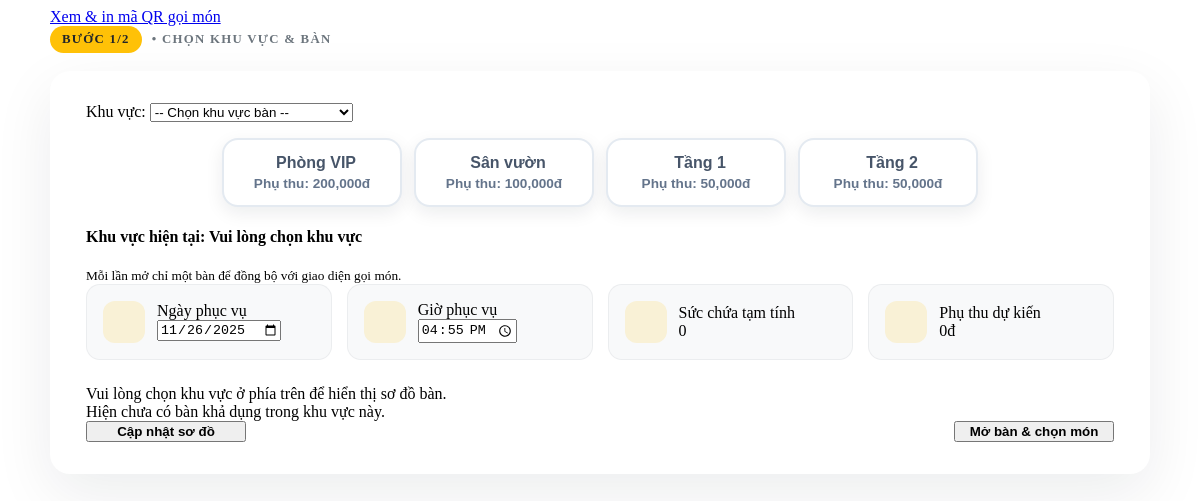
The app's page /Admin/kaiadmin-lite-1.2.0/page/donhang/moBan.php with its own data.
### tables this page shows
CREATE TABLE `khuvucban` (
  `MaKV` int(11) NOT NULL,
  `TenKV` varchar(100) NOT NULL,
  `MoTa` text DEFAULT NULL,
  `TrangThai` enum('active','inactive') DEFAULT 'active',
  `PhuThu` decimal(10,2) DEFAULT 0.00
);

### Admin/kaiadmin-lite-1.2.0/class/clsconnect.php (called while the page is built, shortened)
<?php
if (class_exists('connect_db')) {
    return;
}
class connect_db
{
    private static $sharedConnection = null;
    private $conn;
    private $host = "localhost";
    private $user = "root";
    private $pass = "";
    private $db = "hceeab2b55_restaurant";
    public function __construct()
    {
        if (self::$sharedConnection instanceof mysqli) {
            $this->conn = self::$sharedConnection;
        } else {
            $this->conn = mysqli_connect($this->host, $this->user, $this->pass, $this->db);
            mysqli_set_charset($this->conn, "utf8");
            self::$sharedConnection = $this->conn;
        }
    }
    public function xuatdulieu($sql)
    {
        $arr = [];
        $link = $this->conn;
        $result = $link->query($sql);
        if ($result->num_rows) {
            while ($row = $result->fetch_assoc()) {
                $arr[] = $row;
            }
        }
        return $arr;
    }
}
?>

### Admin/kaiadmin-lite-1.2.0/class/clsDonHang.php (called while the page is built, shortened)
<?php
require_once 'clsconnect.php';
class clsDonHang
{
    private $db;
    public function __construct()
    {
        $this->db = new connect_db();
        $this->ensureSchema();
    }
    private function ensureSchema(): void
    {
        $this->ensureTableQrColumns();
    }
    private function ensureInventoryConsumptionTable(): void
    {
        $table = 'inventory_consumption_log';
        if ($this->db->tableExists($table)) {
            return;
        }
        $sql = <<<SQL
CREATE TABLE IF NOT EXISTS `inventory_consumption_log` (
    `id` INT AUTO_INCREMENT PRIMARY KEY,
    `idDH` INT NOT NULL,
    `idCTDH` INT NULL,
    `matonkho` INT NOT NULL,
    `maCTNK` INT NULL,
    `so_luong` DOUBLE NOT NULL,
    `created_at` DATETIME DEFAULT CURRENT_TIMESTAMP,
    CONSTRAINT `fk_inventory_order` FOREIGN KEY (`idDH`) REFERENCES `donhang`(`idDH`) ON DELETE CASCADE,
    CONSTRAINT `fk_inventory_item` FOREIGN KEY (`idCTDH`) REFERENCES `chitietdonhang`(`idCTDH`) ON DELETE SET NULL,
    CONSTRAINT `fk_inventory_batch` FOREIGN KEY (`maCTNK`) REFERENCES `chitietnhapkho`(`maCTNK`) ON DELETE SET NULL
) ENGINE=InnoDB DEFAULT CHARSET=utf8mb4 COLLATE=utf8mb4_unicode_ci;
SQL;
        $this->db->executeRaw($sql);
    }
    private function ensureItemStatusLogTable(): void
    {
        $table = 'donhang_item_status_log';
        if ($this->db->tableExists($table)) {
            return;
        }
        $sql = <<<SQL
CREATE TABLE IF NOT EXISTS `donhang_item_status_log` (
    `id` INT AUTO_INCREMENT PRIMARY KEY,
    `idCTDH` INT NOT NULL,
    `idDH` INT NOT NULL,
    `old_status` VARCHAR(32) NULL,
    `new_status` VARCHAR(32) NOT NULL,
    `changed_by` INT NULL,
    `changed_at` DATETIME DEFAULT CURRENT_TIMESTAMP,
    `source` ENUM('front','kitchen','system') DEFAULT 'system',
    CONSTRAINT `fk_item_log_item` FOREIGN KEY (`idCTDH`) REFERENCES `chitietdonhang`(`idCTDH`) ON DELETE CASCADE,
    CONSTRAINT `fk_item_log_order` FOREIGN KEY (`idDH`) REFERENCES `donhang`(`idDH`) ON DELETE CASCADE
) ENGINE=InnoDB DEFAULT CHARSET=utf8mb4 COLLATE=utf8mb4_unicode_ci;
SQL;
        $this->db->executeRaw($sql);
    }
    private function ensureColumn(string $table, string $column, string $alterStatement): void
    {
        if ($this->db->hasColumn($table, $column)) {
            return;
        }
        $sql = sprintf("ALTER TABLE `%s` %s", $table, $alterStatement);
        $this->db->executeRaw($sql);
    }
    private function ensureTableQrColumns(): void
    {
        $existingIndex = $this->db->xuatdulieu("SHOW INDEX FROM `ban` WHERE Key_name = 'uniq_qr_token'");
    }
}

### Admin/kaiadmin-lite-1.2.0/page/donhang/moBan.php (the view, shortened to what this page needs)
<?php
require_once __DIR__ . '/../../class/clsconnect.php';
require_once __DIR__ . '/../../class/clsdatban.php';
require_once __DIR__ . '/../../class/clsDonHang.php';
$db = new connect_db();
$orderService = new clsDonHang();
$step = 1;
$defaultDateTime = date('Y-m-d H:i:s');
$flow = isset($_SESSION['open_table_flow']) && is_array($_SESSION['open_table_flow'])
    ? $_SESSION['open_table_flow']
    : [];
$editingSelection = !empty($flow['editing_selection']);
if (!isset($flow['booking']) || !is_array($flow['booking'])) {
    $flow['booking'] = [
        'khuvuc' => 0,
        'datetime' => $defaultDateTime,
        'tables' => [],
        'total_surcharge' => 0,
        'people_count' => 0,
        'table_label' => ''
    ];
}
$storedDatetime = $flow['booking']['datetime'] ?? $defaultDateTime;
$selectedDateTimeObj = DateTime::createFromFormat('Y-m-d H:i:s', $storedDatetime);
$selectedDate = $selectedDateTimeObj->format('Y-m-d');
$selectedTime = $selectedDateTimeObj->format('H:i');
$previousSelectedArea = isset($flow['booking']['khuvuc']) ? (string)$flow['booking']['khuvuc'] : '';
$selectedArea = $previousSelectedArea;
try {
    $areas = $db->xuatdulieu("SELECT MaKV, TenKV, PhuThu FROM khuvucban WHERE TrangThai = 'active' ORDER BY TenKV");
} catch (Exception $e) {
    $areas = [];
}
$currentAreaName = 'Vui lòng chọn khu vực';
$orderedZones = [];
$areaIconMap = [
    1 => 'fa-building',
    2 => 'fa-layer-group',
    3 => 'fa-tree',
    4 => 'fa-crown'
];
?>
<div class="container py-4">
    <?php if ($step === 1): ?>
        <div class="open-table-container py-4">
            <div class="d-flex justify-content-end mb-3">
                <a href="index.php?page=table_qr" class="btn btn-outline-primary" target="_blank">
                    <i class="fas fa-qrcode me-2"></i>Xem &amp; in mã QR gọi món
                </a>
            </div>
            <div class="step-progress"><span class="badge-step">Bước 1/2</span> • Chọn khu vực &amp; bàn</div>
            <form method="POST" class="flow-card" id="openTableForm">
                <div class="text-center mb-4">
                    <div class="d-inline-flex flex-wrap align-items-center gap-2">
                        <label class="fw-semibold text-muted mb-0"><i class="fas fa-chair me-2 text-warning"></i>Khu vực:</label>
                        <select name="khuvuc" class="form-select w-auto shadow-sm rounded-pill border-0 px-3" onchange="document.getElementById('form_action').value='refresh'; this.form.submit();">
                            <option value="">-- Chọn khu vực bàn --</option>
                        </select>
                    </div>
                    <?php if (!empty($areas)): ?>
                        <div class="area-chip-group" data-area-chip-group>
                            <?php foreach ($areas as $area): ?>
                                <?php
                                    $areaId = (string)$area['MaKV'];
                                    $activeClass = $selectedArea === $areaId ? 'active' : '';
                                    $iconKey = is_numeric($areaId) ? (int)$areaId : $areaId;
                                    $icon = $areaIconMap[$iconKey] ?? 'fa-map-marker-alt';
                                ?>
                                <button type="button" class="area-chip <?php echo $activeClass; ?>" data-area-chip data-area-id="<?php echo htmlspecialchars($areaId); ?>">
                                    <strong><i class="fas <?php echo $icon; ?>"></i><?php echo htmlspecialchars($area['TenKV']); ?></strong>
                                    <span>Phụ thu: <?php echo number_format($area['PhuThu']); ?>đ</span>
                                </button>
                            <?php endforeach; ?>
                        </div>
                    <?php endif; ?>
                    <h4 class="mt-3">Khu vực hiện tại: <strong class="text-warning"><?php echo htmlspecialchars($currentAreaName); ?></strong></h4>
                    <small class="text-muted d-block mt-1">Mỗi lần mở chỉ một bàn để đồng bộ với giao diện gọi món.</small>
                </div>
                <div class="booking-meta-info mb-4">
                    <div class="meta-card">
                        <i class="fas fa-calendar-day"></i>
                        <div>
                            <div class="text-muted text-uppercase small fw-semibold">Ngày phục vụ</div>
                            <input type="date" name="booking_date" class="form-control border-0 px-0 shadow-none" value="<?php echo htmlspecialchars($selectedDate); ?>" required>
                        </div>
                    </div>
                    <div class="meta-card">
                        <i class="fas fa-clock"></i>
                        <div>
                            <div class="text-muted text-uppercase small fw-semibold">Giờ phục vụ</div>
                            <input type="time" name="booking_time" class="form-control border-0 px-0 shadow-none" value="<?php echo htmlspecialchars($selectedTime); ?>" required>
                        </div>
                    </div>
                    <div class="meta-card">
                        <i class="fas fa-users"></i>
                        <div>
                            <div class="text-muted text-uppercase small fw-semibold">Sức chứa tạm tính</div>
                            <div class="fw-bold text-primary summary-capacity">0</div>
                        </div>
                    </div>
                    <div class="meta-card">
                        <i class="fas fa-money-bill-wave"></i>
                        <div>
                            <div class="text-muted text-uppercase small fw-semibold">Phụ thu dự kiến</div>
                            <div class="fw-bold text-primary summary-surcharge">0đ</div>
                        </div>
                    </div>
                </div>
                <div class="floor-layout">
                    <?php if ($selectedArea <= 0): ?>
                        <div class="alert alert-info mb-3">Vui lòng chọn khu vực ở phía trên để hiển thị sơ đồ bàn.</div>
                    <?php endif; ?>
                    <?php if (!empty($orderedZones)): ?>
                        <div class="zone-grid">
                            <?php foreach (array_keys($orderedZones) as $zoneLabel): ?>
                                <?php $renderZoneCard($zoneLabel); ?>
                            <?php endforeach; ?>
                        </div>
                    <?php else: ?>
                        <div class="alert alert-info">Hiện chưa có bàn khả dụng trong khu vực này.</div>
                    <?php endif; ?>
                </div>
                <div class="book-step-actions mt-4">
                    <button type="button" class="btn btn-light" data-refresh-layout>
                        <i class="fas fa-sync me-2"></i>Cập nhật sơ đồ
                    </button>
                    <?php $openBtnLabel = $editingSelection ? 'Xác nhận chọn lại' : 'Mở bàn &amp; chọn món'; ?>
                    <button type="submit" class="btn btn-warning" data-open-table>
                        <i class="fas fa-door-open me-2"></i><?php echo $openBtnLabel; ?>
                    </button>
                </div>
            </form>
        </div>
    <?php endif; ?>
</div>

### Admin/kaiadmin-lite-1.2.0/page/donhang/moBan.php (style rules this page uses)
.open-table-container { max-width: 1100px; margin: 0 auto; }
.flow-card { background: #ffffff; border-radius: 20px; padding: 32px 36px; box-shadow: 0 20px 60px rgba(15, 23, 42, 0.08); border: none; }
.flow-card h4, .flow-card h5 { font-weight: 700; }
.step-progress { text-transform: uppercase; letter-spacing: .1em; font-size: .8rem; color: #6c757d; font-weight: 600; margin-bottom: 18px; display: flex; align-items: center; gap: 10px; }
.step-progress .badge-step { background: #ffc107; color: #212529; border-radius: 999px; padding: 6px 12px; font-weight: 700; }
.meta-card { background: #f8f9fa; border-radius: 14px; padding: 16px; display: flex; gap: 12px; align-items: center; border: 1px solid rgba(15, 23, 42, 0.05); }
.meta-card i { width: 42px; height: 42px; border-radius: 12px; background: rgba(255, 193, 7, 0.15); color: #ff9800; display: flex; justify-content: center; align-items: center; font-size: 1.3rem; }
.booking-meta-info { display: grid; grid-template-columns: repeat(auto-fit, minmax(210px, 1fr)); gap: 15px; margin-bottom: 25px; }
.area-chip-group { display: flex; flex-wrap: wrap; gap: 12px; justify-content: center; margin-top: 16px; }
.area-chip { display: flex; flex-direction: column; align-items: center; gap: 4px; padding: 14px 18px; border-radius: 16px; border: 2px solid rgba(226, 232, 240, .9); background: #ffffff; min-width: 180px; cursor: pointer; transition: all .25s ease; box-shadow: 0 6px 18px rgba(15, 23, 42, 0.08); text-align: center; font-weight: 600; color: #475569; }
.area-chip strong { display: flex; align-items: center; gap: 8px; font-size: 1rem; }
.area-chip span { font-size: 0.85rem; color: #64748b; }
.book-step-actions { display: flex; justify-content: space-between; align-items: center; gap: 15px; flex-wrap: wrap; }
.book-step-actions .btn { min-width: 160px; font-weight: 600; }

### records on screen
khuvucban: TenKV "Phòng VIP", PhuThu "200,000"
khuvucban: TenKV "Sân vườn", PhuThu "100,000"
khuvucban: TenKV "Tầng 1", PhuThu "50,000"
khuvucban: TenKV "Tầng 2", PhuThu "50,000"

### other values on screen
$currentAreaName "Vui lòng chọn khu vực"
$openBtnLabel "Mở bàn & chọn món"
